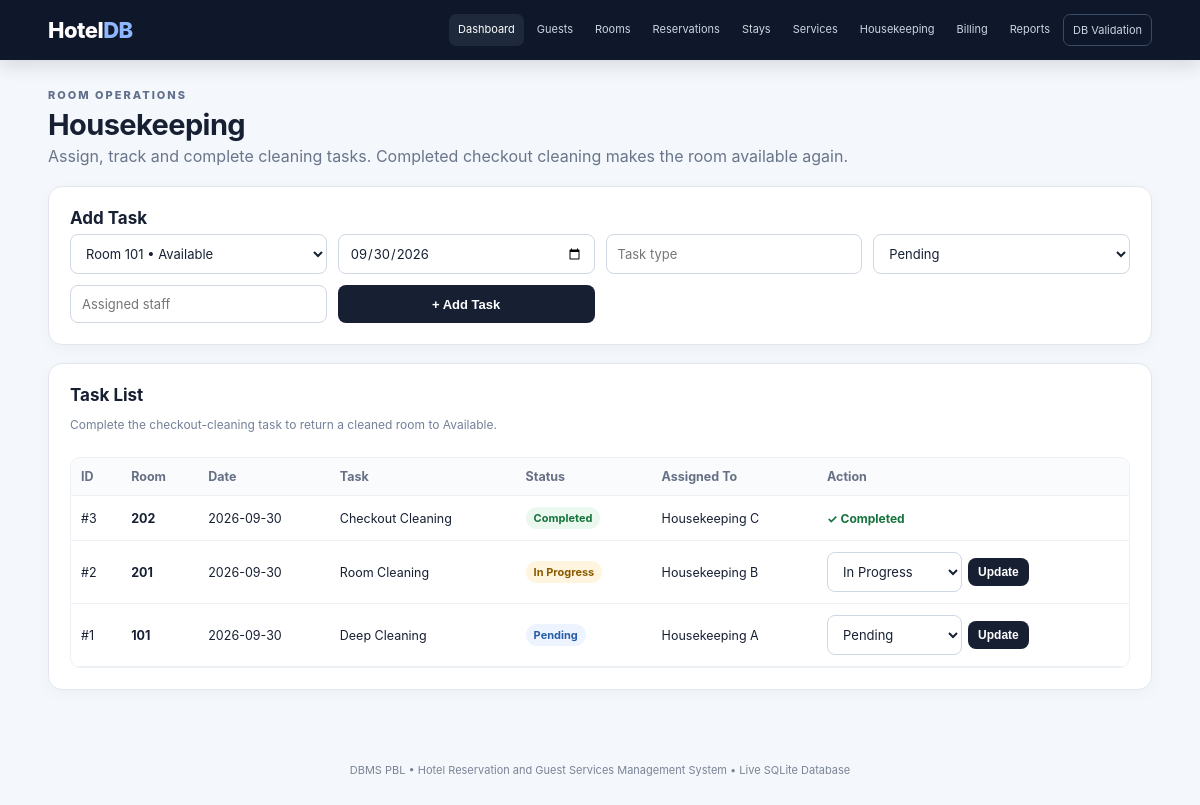
Page /housekeeping on the committed database.
### tables this page shows
CREATE TABLE housekeeping_task (
    task_id INTEGER PRIMARY KEY AUTOINCREMENT,
    room_id INTEGER NOT NULL,
    task_date TEXT NOT NULL,
    task_type TEXT NOT NULL,
    status TEXT NOT NULL DEFAULT 'Pending'
        CHECK (status IN ('Pending','In Progress','Completed')),
    assigned_to TEXT,
    FOREIGN KEY (room_id) REFERENCES room(room_id)
);

CREATE TABLE room (
    room_id INTEGER PRIMARY KEY AUTOINCREMENT,
    room_number TEXT NOT NULL UNIQUE,
    room_type_id INTEGER NOT NULL,
    floor INTEGER NOT NULL CHECK (floor >= 0),
    status TEXT NOT NULL DEFAULT 'Available'
        CHECK (status IN ('Available','Occupied','Maintenance','Cleaning')),
    FOREIGN KEY (room_type_id) REFERENCES room_type(room_type_id)
);

### app.py (the view, shortened to what this page needs)
@app.route("/housekeeping", methods=["GET", "POST"])
def housekeeping():
    tasks = rows("""SELECT h.*,r.room_number FROM housekeeping_task h JOIN room r ON h.room_id=r.room_id
                  ORDER BY h.task_id DESC""")
    rooms_data = rows("SELECT room_id,room_number,status FROM room ORDER BY room_number")
    return render_template("housekeeping.html", tasks=tasks, rooms=rooms_data)

### app.py (called while the page is built)
def get_db():
    conn = sqlite3.connect(DB_PATH)
    conn.row_factory = sqlite3.Row
    conn.execute("PRAGMA foreign_keys = ON")
    return conn

def rows(sql, params=()):
    conn = get_db()
    result = conn.execute(sql, params).fetchall()
    conn.close()
    return result

@app.context_processor
def common():
    return {"today": date.today().isoformat()}

### app/templates/housekeeping.html
{% extends 'base.html' %}{% block title %}Housekeeping{% endblock %}
{% block content %}
<div class="page-title"><div><p class="eyebrow dark">ROOM OPERATIONS</p><h1>Housekeeping</h1><p>Assign, track and complete cleaning tasks. Completed checkout cleaning makes the room available again.</p></div></div>
<section class="panel form-panel"><h2>Add Task</h2><form method="post" class="grid-form"><select name="room_id" required>{% for r in rooms %}<option value="{{r.room_id}}">Room {{r.room_number}} • {{r.status}}</option>{% endfor %}</select><input type="date" name="task_date" value="{{today}}" required><input name="task_type" placeholder="Task type" required><select name="status"><option>Pending</option><option>In Progress</option><option>Completed</option></select><input name="assigned_to" placeholder="Assigned staff"><button class="button">+ Add Task</button></form></section>
<section class="panel"><div class="panel-head"><div><h2>Task List</h2><p class="muted">Complete the checkout-cleaning task to return a cleaned room to Available.</p></div></div><div class="table-wrap"><table><thead><tr><th>ID</th><th>Room</th><th>Date</th><th>Task</th><th>Status</th><th>Assigned To</th><th>Action</th></tr></thead><tbody>
{% for t in tasks %}<tr><td>#{{t.task_id}}</td><td><strong>{{t.room_number}}</strong></td><td>{{t.task_date}}</td><td>{{t.task_type}}</td><td><span class="status {{t.status|lower|replace(' ','-')}}">{{t.status}}</span></td><td>{{t.assigned_to or 'Unassigned'}}</td><td>{% if t.status != 'Completed' %}<form method="post" action="/housekeeping/{{t.task_id}}/status" class="inline"><select name="status"><option {% if t.status=='Pending' %}selected{% endif %}>Pending</option><option {% if t.status=='In Progress' %}selected{% endif %}>In Progress</option><option>Completed</option></select><button class="button small">Update</button></form>{% else %}<span class="success-text">✓ Completed</span>{% endif %}</td></tr>{% endfor %}</tbody></table></div></section>
{% endblock %}

### app/static/style.css (style rules this page uses)
* { box-sizing:border-box }
html { scroll-behavior:smooth }
body { margin:0;font-family:Inter,Segoe UI,Arial,sans-serif;background:#f4f7fb;color:#172033 }
.eyebrow { font-size:11px;letter-spacing:2px;color:#a9bedc;font-weight:800;margin:0 }
.eyebrow.dark { color:#61708a }
.button { border:0;background:#172033;color:#fff;padding:10px 14px;border-radius:8px;cursor:pointer;text-decoration:none;font-size:13px;display:inline-block;font-weight:650;transition:.15s }
.button.small { padding:7px 10px;font-size:12px }
.quick-card span,.muted { color:#748097;font-size:12px }
.panel { background:#fff;border:1px solid #e2e7ef;border-radius:14px;padding:21px;margin:18px 0;box-shadow:0 4px 15px rgba(20,30,50,.035) }
.panel h2 { margin:0 0 6px;font-size:17px }
.panel-head,.section-heading { display:flex;justify-content:space-between;align-items:center;gap:15px;margin-bottom:13px }
.page-title { display:flex;justify-content:space-between;align-items:end;gap:20px;margin:5px 0 20px }
.page-title h1 { margin:5px 0 4px;font-size:29px;letter-spacing:-.6px }
.page-title p:not(.eyebrow) { margin:0;color:#69758a }
.form-panel { max-width:1150px }
.grid-form { display:grid;grid-template-columns:repeat(4,1fr);gap:11px }
input,select { width:100%;padding:10px 11px;border:1px solid #cfd7e4;border-radius:8px;background:#fff;color:#172033;font:inherit;font-size:13px }
table { border-collapse:collapse;width:100%;font-size:12.5px }
th,td { text-align:left;padding:11px 10px;border-bottom:1px solid #edf0f4;vertical-align:middle }
th { color:#667085;background:#fafbfc;font-weight:700;position:sticky;top:0 }
.table-wrap { overflow:auto;border:1px solid #edf0f4;border-radius:10px }
.status { display:inline-flex;padding:4px 8px;border-radius:999px;background:#eef2f7;color:#475467;font-size:11px;font-weight:700;white-space:nowrap }
.status.available,.status.paid,.status.completed { background:#eaf8ef;color:#16733b }
.status.occupied,.status.in-progress { background:#fff5df;color:#8a5b00 }
.status.cleaning,.status.pending,.status.partially-paid { background:#eef4ff;color:#285ea8 }
.inline { display:flex;gap:6px;align-items:center }
.inline select { width:135px }
.success-text { color:#16733b;font-weight:700;font-size:12px }

### rows in the picture
housekeeping_task: task_id "3", room_number "202", task_date "2026-09-30", task_type "Checkout Cleaning", status "Completed", assigned_to "Housekeeping C", shows "✓ Completed"
housekeeping_task: task_id "2", room_number "201", task_date "2026-09-30", task_type "Room Cleaning", status "In Progress", assigned_to "Housekeeping B"
housekeeping_task: task_id "1", room_number "101", task_date "2026-09-30", task_type "Deep Cleaning", status "Pending", assigned_to "Housekeeping A"
